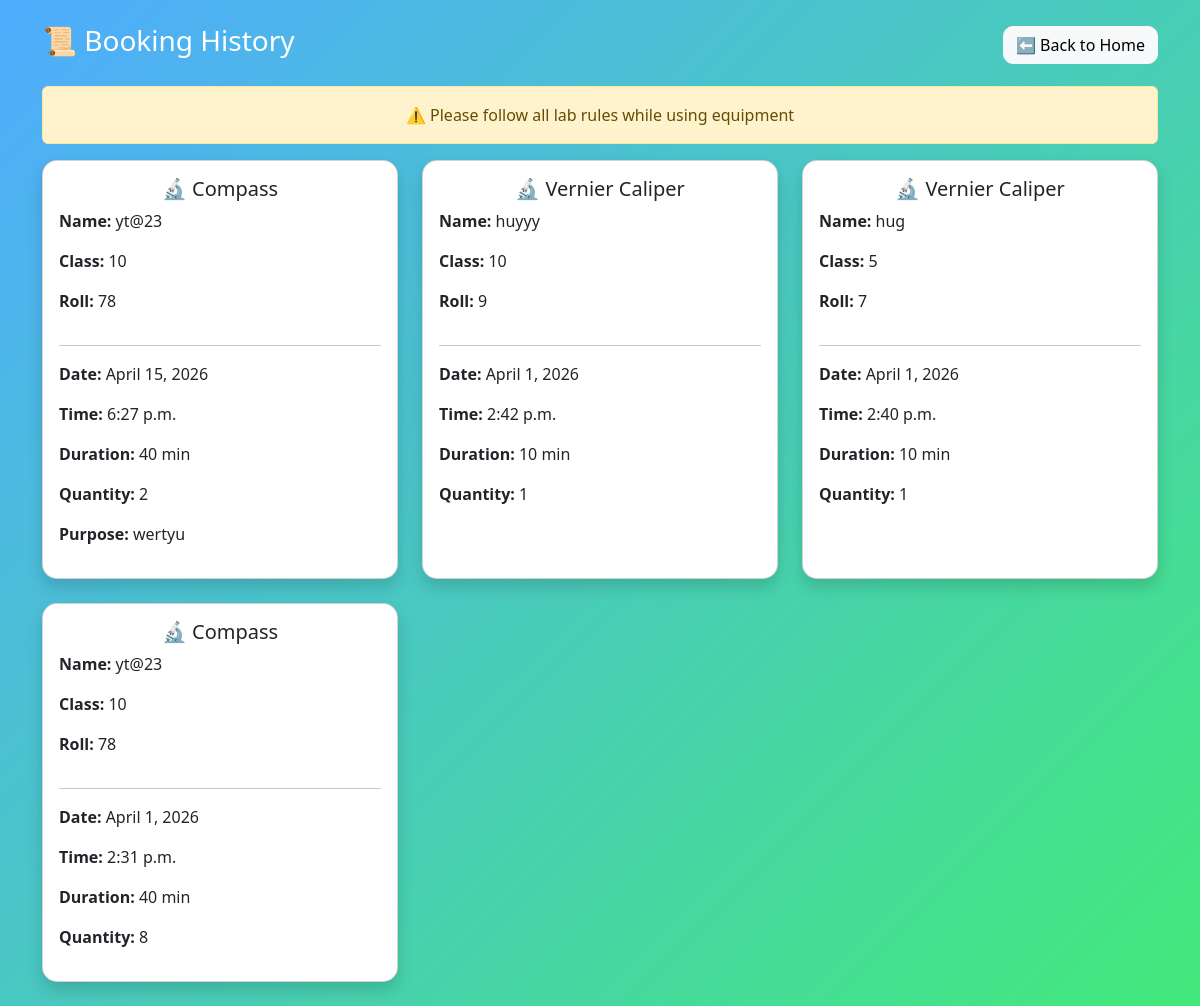
Before: /history/ with the older database file.
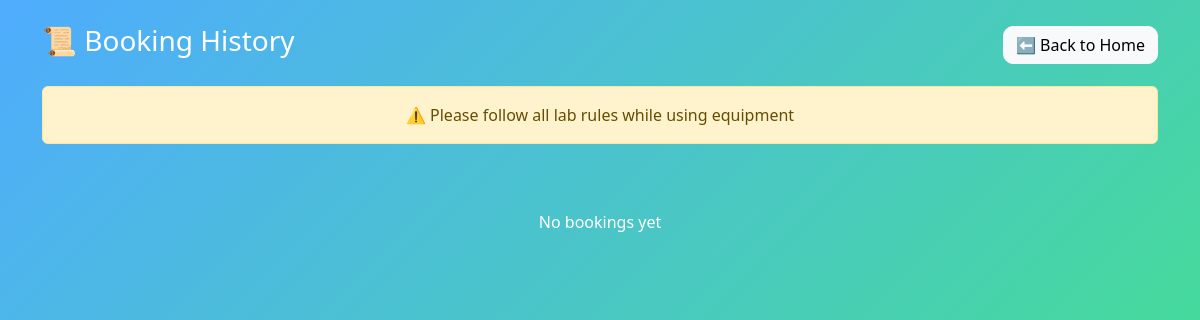
After: the same page with the newer database file.
### booking/models.py (models this page shows, shortened)
class Booking(models.Model):
    equipment = models.ForeignKey(Equipment, on_delete=models.CASCADE)
    name = models.CharField(max_length=100)
    student_class = models.CharField(max_length=50)
    roll = models.CharField(max_length=20)
    pin = models.CharField(max_length=10)
    quantity = models.IntegerField(default=1)
    booking_date = models.DateField()
    booking_time = models.TimeField()
    duration = models.IntegerField(default=60)
    purpose = models.TextField(blank=True, null=True)
    booked_at = models.DateTimeField(default=timezone.now)
    @property
    def duration_display(self):
        hours = self.duration // 60
        minutes = self.duration % 60
        if hours and minutes:
            return f"{hours} hour {minutes} min"
        elif hours:
            return f"{hours} hour"
        else:
            return f"{minutes} min"
    class Meta:
        ordering = ['-booking_date', '-booking_time']

class Equipment(models.Model):
    CATEGORY_CHOICES = [
        ('physics', 'Physics'),
        ('chemistry', 'Chemistry'),
        ('biology', 'Biology'),
        ('computer', 'Computer'),
        ('geography', 'Geography'),
    ]
    name = models.CharField(max_length=100)
    quantity = models.IntegerField()
    available = models.IntegerField(blank=True, null=True)
    category = models.CharField(
        max_length=20,
        choices=CATEGORY_CHOICES,
        default='physics'
    )

### booking/views.py (the view)
# urls.py: path('history/', views.booking_history, name='history'),
def booking_history(request):
    bookings = Booking.objects.all().order_by('-booking_date', '-booking_time')
    return render(request, 'history.html', {'bookings': bookings})

### booking/templates/history.html (shortened to what this page needs)
<!DOCTYPE html>
<html>
<head>
    <link href="https://cdn.jsdelivr.net/npm/bootstrap@5.3.0/dist/css/bootstrap.min.css" rel="stylesheet">
</head>
<body>
<div class="container mt-4">
    <div class="header">
        <h3 class="text-white">📜 Booking History</h3>
        <a href="{% url 'home' %}" class="btn btn-light back-btn">
            ⬅ Back to Home
        </a>
    </div>
    <div class="alert alert-warning text-center">
        ⚠️ Please follow all lab rules while using equipment
    </div>
    <div class="row">
        {% for b in bookings %}
        <div class="col-md-4 mb-4">
            <div class="card shadow p-3 h-100">
                <h5 class="text-center">🔬 {{ b.equipment.name }}</h5>
                <p><b>Name:</b> {{ b.name }}</p>
                <p><b>Class:</b> {{ b.student_class }}</p>
                <p><b>Roll:</b> {{ b.roll }}</p>
                <hr>
                <p><b>Date:</b> {{ b.booking_date }}</p>
                <p><b>Time:</b> {{ b.booking_time }}</p>
                <p><b>Duration:</b> {{ b.duration_display }}</p>
                <p><b>Quantity:</b> {{ b.quantity }}</p>
                {% if b.purpose %}
                    <p><b>Purpose:</b> {{ b.purpose }}</p>
                {% endif %}
            </div>
        </div>
        {% empty %}
            <p class="empty">No bookings yet</p>
        {% endfor %}
    </div>
</div>
</body>
</html>

### booking/templates/history.html (style rules this page uses)
body { background: linear-gradient(135deg, #4facfe, #43e97b); min-height: 100vh; }
.header { display: flex; justify-content: space-between; align-items: center; margin-bottom: 20px; }
.back-btn { border-radius: 10px; }
.empty { text-align: center; margin-top: 50px; color: white; }

Changed rows visible on the page:
removed Booking: equipment.name "Compass", name "yt@23", student_class "10", roll "78", booking_date "April 15, 2026", booking_time "6:27 p.m.", duration_display "40 min", quantity "2", purpose "wertyu"
removed Booking: equipment.name "Vernier Caliper", name "huyyy", student_class "10", roll "9", booking_date "April 1, 2026", booking_time "2:42 p.m.", duration_display "10 min", quantity "1"
removed Booking: equipment.name "Vernier Caliper", name "hug", student_class "5", roll "7", booking_date "April 1, 2026", booking_time "2:40 p.m.", duration_display "10 min", quantity "1"
removed Booking: equipment.name "Compass", name "yt@23", student_class "10", roll "78", booking_date "April 1, 2026", booking_time "2:31 p.m.", duration_display "40 min", quantity "8"
Other visible differences:
text now shown: "No bookings yet"
